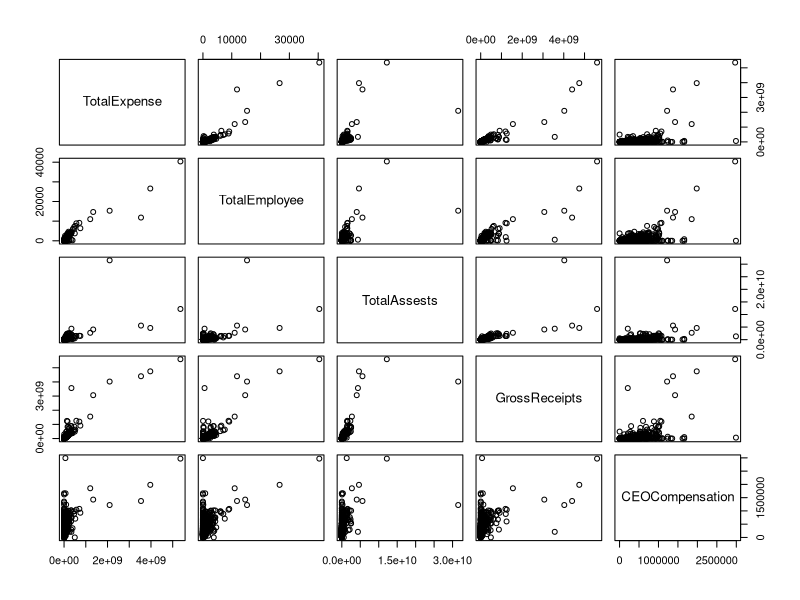
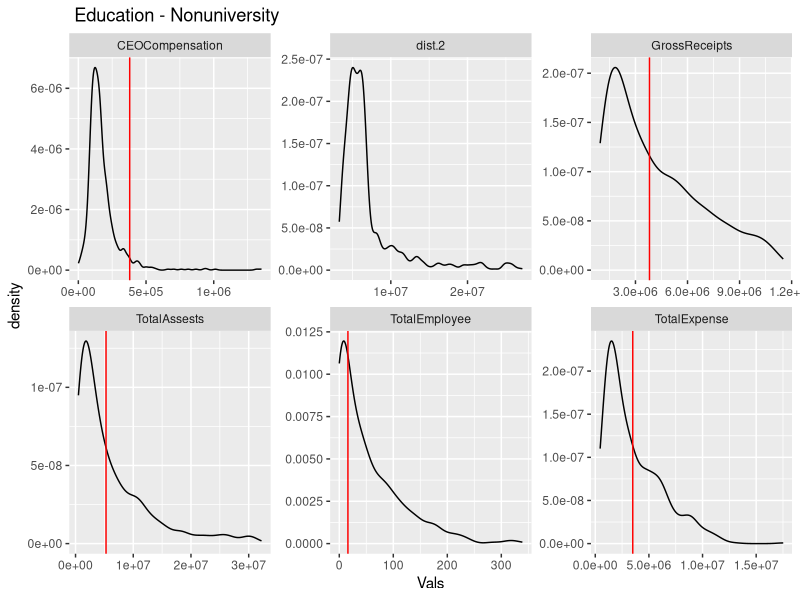
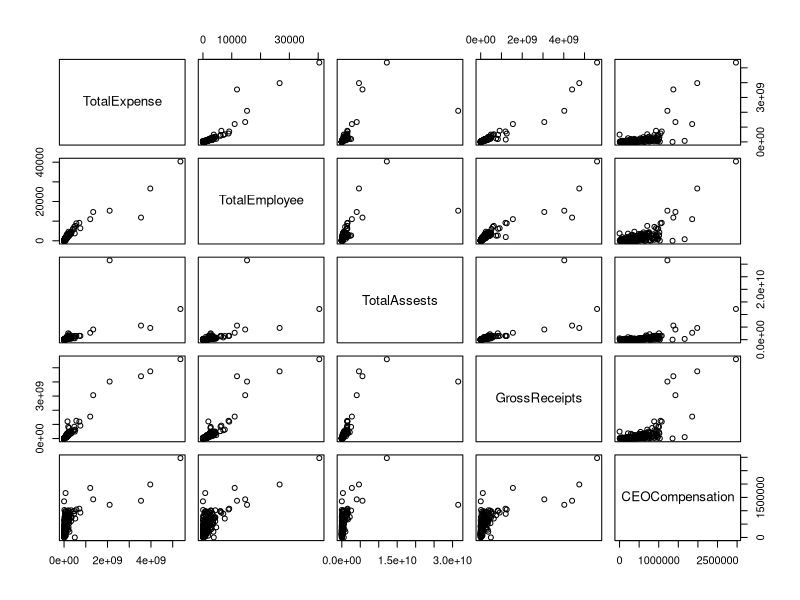
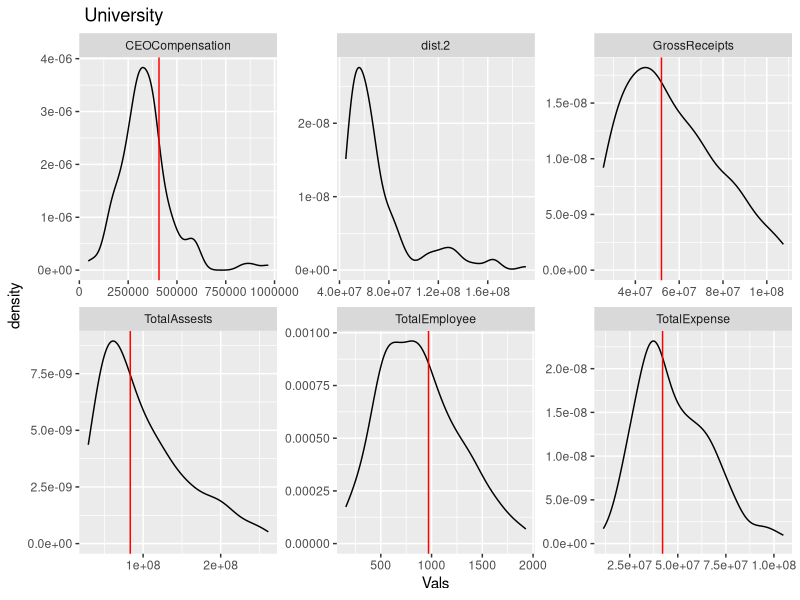
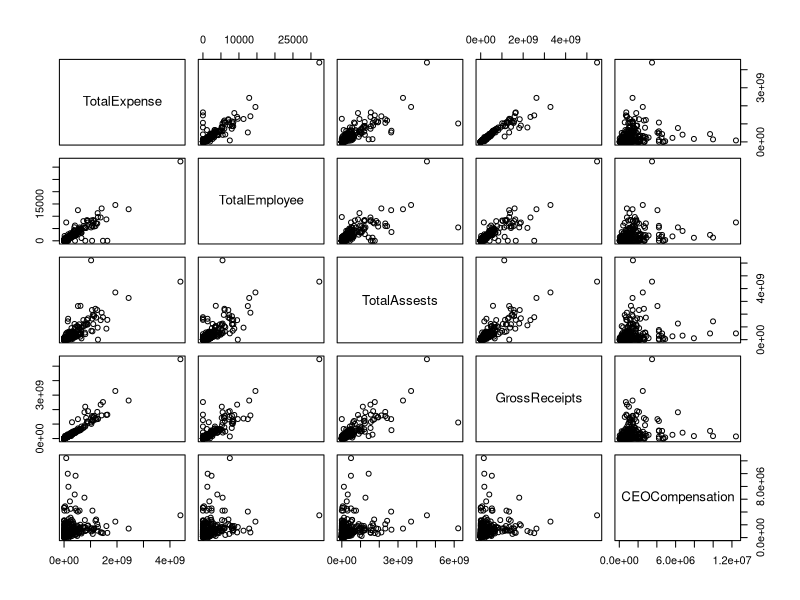
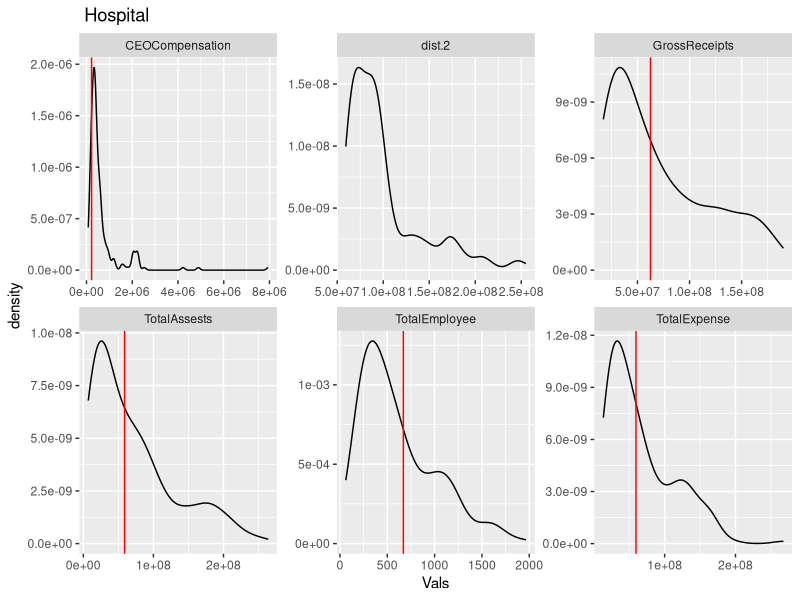
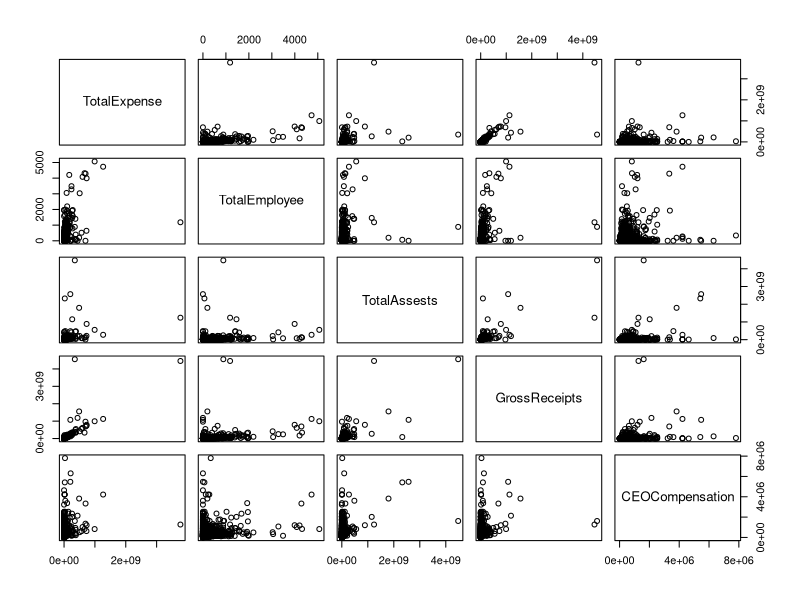
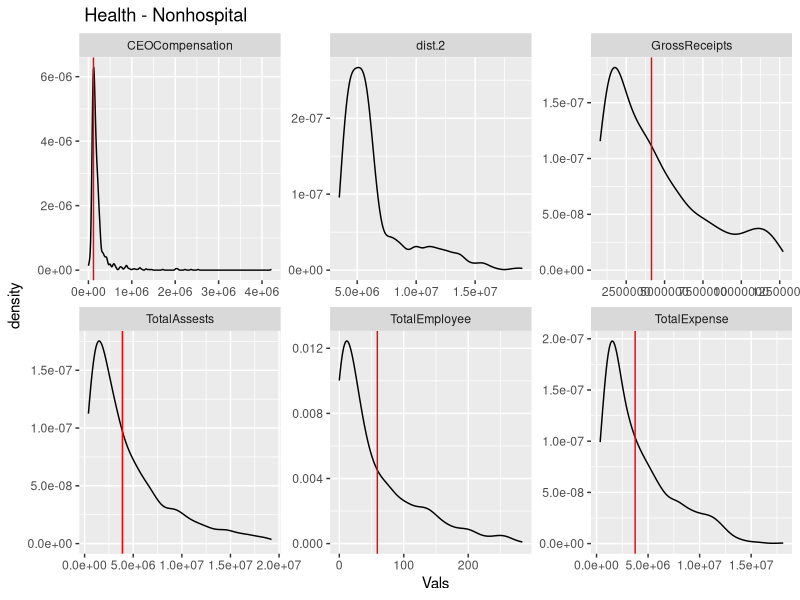

Generate these figures, in order, with R:
###########################
### Load Libraries and data
#########################
library(tidyverse)
dat.final <- read_csv("data-rodeo/dat-shinyapp.csv")




########################
### Data Summary
########################
summary(dat.final)


########################
###  Educational Org - non univ
##########################

dat.edu <- dat.final %>%
  filter(MajorGroup == 2) 

summary(dat.edu)

dat.edu.att <- dat.edu %>%
  select(TotalExpense, TotalEmployee, TotalAssests, GrossReceipts, CEOCompensation)

plot(dat.edu.att)



med.edu <- data.frame(Vals = apply(dat.edu.att,2,median),
                       Vars = c("TotalExpense", "TotalEmployee", "TotalAssests", "GrossReceipts", "CEOCompensation"))


dat.edu.att$dist.2 <- rep(0, dim(dat.edu.att)[1])
for(i in 1:(dim(dat.edu.att)[1])){
  dat.edu.att$dist.2[i] <- norm(as.matrix(abs(dat.edu.att[i, ] - med.edu[, 1])), "2")
}


row.num <- which(dat.edu.att$dist.2  == min(dat.edu.att$dist.2 ))
View(dat.edu[row.num, ])
#https://www.newarktrust.org
EIN.edu <- dat.edu$EIN[row.num]

cbind(dat.edu$EIN, dat.edu.att)  %>% 
  arrange(dist.2) %>%
  slice(1:5)


edu.org <- data.frame(Vals =  unlist(dat.edu.att[row.num, c("TotalExpense", "TotalEmployee", "TotalAssests", "GrossReceipts", "CEOCompensation")]),
                       Vars =  c("TotalExpense", "TotalEmployee", "TotalAssests", "GrossReceipts", "CEOCompensation"))


cbind(dat.edu$EIN, dat.edu.att) %>%
  filter(between(TotalExpense, quantile(TotalExpense, 0.1), quantile(TotalExpense, 0.9))) %>%
  filter(between(TotalEmployee, quantile(TotalEmployee, 0.1), quantile(TotalEmployee, 0.9))) %>%
  filter(between(TotalAssests, quantile(TotalAssests, 0.1), quantile(TotalAssests, 0.9))) %>%
  filter(between(GrossReceipts, quantile(GrossReceipts, 0.1), quantile(GrossReceipts, 0.9))) %>%
  pivot_longer(!"dat.edu$EIN", names_to = "Vars", values_to = "Vals") %>%
  ggplot(aes(x = Vals)) + 
  geom_density()+
  geom_vline(aes(xintercept = Vals), data=edu.org, col = "red") +
  facet_wrap( ~Vars, scales = "free")+
  ggtitle(" Education - Nonuniversity ")


########################
###  Univ Org 
##########################
dat.univ <- dat.final %>%
  filter(UNIV) 

summary(dat.edu)

dat.univ.att <- dat.univ %>%
  select(TotalExpense, TotalEmployee, TotalAssests, GrossReceipts, CEOCompensation)

plot(dat.univ.att)



med.univ <- data.frame(Vals = apply(dat.univ.att,2,median),
                      Vars = c("TotalExpense", "TotalEmployee", "TotalAssests", "GrossReceipts", "CEOCompensation"))


dat.univ.att$dist.2 <- rep(0, dim(dat.univ.att)[1])
for(i in 1:(dim(dat.univ.att)[1])){
  dat.univ.att$dist.2[i] <- norm(as.matrix(abs(dat.univ.att[i, ] - med.univ[, 1])), "2")
}


row.num <- which(dat.univ.att$dist.2  == min(dat.univ.att$dist.2 ))
View(dat.univ[row.num, ])
#https://www.newarktrust.org
EIN.univ <- dat.univ$EIN[row.num]

cbind(dat.univ$EIN, dat.univ.att)  %>% 
  arrange(dist.2) %>%
  slice(1:5)


univ.org <- data.frame(Vals =  unlist(dat.univ.att[row.num, c("TotalExpense", "TotalEmployee", "TotalAssests", "GrossReceipts", "CEOCompensation")]),
                      Vars =  c("TotalExpense", "TotalEmployee", "TotalAssests", "GrossReceipts", "CEOCompensation"))



cbind(dat.univ$EIN, dat.univ.att) %>%
  filter(between(TotalExpense, quantile(TotalExpense, 0.1), quantile(TotalExpense, 0.9))) %>%
  filter(between(TotalEmployee, quantile(TotalEmployee, 0.1), quantile(TotalEmployee, 0.9))) %>%
  filter(between(TotalAssests, quantile(TotalAssests, 0.1), quantile(TotalAssests, 0.9))) %>%
  filter(between(GrossReceipts, quantile(GrossReceipts, 0.1), quantile(GrossReceipts, 0.9))) %>%
  pivot_longer(!"dat.univ$EIN", names_to = "Vars", values_to = "Vals") %>%
  ggplot(aes(x = Vals)) + 
  geom_density()+
  geom_vline(aes(xintercept = Vals), data=univ.org, col = "red") +
  facet_wrap( ~Vars, scales = "free")+
  ggtitle(" University ")


##########################
### Hospital
############################
dat.hosp <- dat.final %>%
  filter(HOSP) 

summary(dat.hosp)

dat.hosp.att <- dat.hosp %>%
  select(TotalExpense, TotalEmployee, TotalAssests, GrossReceipts, CEOCompensation)

plot(dat.hosp.att)



med.hosp <- data.frame(Vals = apply(dat.hosp.att,2,median),
                       Vars = c("TotalExpense", "TotalEmployee", "TotalAssests", "GrossReceipts", "CEOCompensation"))


dat.hosp.att$dist.2 <- rep(0, dim(dat.hosp.att)[1])
for(i in 1:(dim(dat.hosp.att)[1])){
  dat.hosp.att$dist.2[i] <- norm(as.matrix(abs(dat.hosp.att[i, ] - med.hosp[, 1])), "2")
}


row.num <- which(dat.hosp.att$dist.2  == min(dat.hosp.att$dist.2 ))
View(dat.hosp[row.num, ])
#https://www.newarktrust.org
EIN.hosp <- dat.hosp$EIN[row.num]

cbind(dat.hosp$EIN, dat.hosp.att)  %>% 
  arrange(dist.2) %>%
  slice(1:5)


hosp.org <- data.frame(Vals =  unlist(dat.hosp.att[row.num, c("TotalExpense", "TotalEmployee", "TotalAssests", "GrossReceipts", "CEOCompensation")]),
                       Vars =  c("TotalExpense", "TotalEmployee", "TotalAssests", "GrossReceipts", "CEOCompensation"))



cbind(dat.hosp$EIN, dat.hosp.att) %>%
  filter(between(TotalExpense, quantile(TotalExpense, 0.1), quantile(TotalExpense, 0.9))) %>%
  filter(between(TotalEmployee, quantile(TotalEmployee, 0.1), quantile(TotalEmployee, 0.9))) %>%
  filter(between(TotalAssests, quantile(TotalAssests, 0.1), quantile(TotalAssests, 0.9))) %>%
  filter(between(GrossReceipts, quantile(GrossReceipts, 0.1), quantile(GrossReceipts, 0.9))) %>%
  pivot_longer(!"dat.hosp$EIN", names_to = "Vars", values_to = "Vals") %>%
  ggplot(aes(x = Vals)) + 
  geom_density()+
  geom_vline(aes(xintercept = Vals), data=hosp.org, col = "red") +
  facet_wrap( ~Vars, scales = "free") +
  ggtitle(" Hospital ")


#########################
### Health clinic - non hospital
# this is just the "most average" clinic, not the "most average" large clinic, but can easily be changed
############################
dat.health <- dat.final %>%
  filter(MajorGroup == 4 & !HOSP) 

summary(dat.health)

dat.health.att <- dat.health %>%
  select(TotalExpense, TotalEmployee, TotalAssests, GrossReceipts, CEOCompensation)

plot(dat.health.att)



med.health <- data.frame(Vals = apply(dat.health.att,2,median),
                       Vars = c("TotalExpense", "TotalEmployee", "TotalAssests", "GrossReceipts", "CEOCompensation"))


dat.health.att$dist.2 <- rep(0, dim(dat.health.att)[1])
for(i in 1:(dim(dat.health.att)[1])){
  dat.health.att$dist.2[i] <- norm(as.matrix(abs(dat.health.att[i, ] - med.health[, 1])), "2")
}


row.num <- which(dat.health.att$dist.2  == min(dat.health.att$dist.2 ))
View(dat.health[row.num, ])
#https://www.newarktrust.org
EIN.health <- dat.health$EIN[row.num]

cbind(dat.health$EIN, dat.health.att)  %>% 
  arrange(dist.2) %>%
  slice(1:5)


health.org <- data.frame(Vals =  unlist(dat.health.att[row.num, c("TotalExpense", "TotalEmployee", "TotalAssests", "GrossReceipts", "CEOCompensation")]),
                       Vars =  c("TotalExpense", "TotalEmployee", "TotalAssests", "GrossReceipts", "CEOCompensation"))



cbind(dat.health$EIN, dat.health.att) %>%
  filter(between(TotalExpense, quantile(TotalExpense, 0.1), quantile(TotalExpense, 0.9))) %>%
  filter(between(TotalEmployee, quantile(TotalEmployee, 0.1), quantile(TotalEmployee, 0.9))) %>%
  filter(between(TotalAssests, quantile(TotalAssests, 0.1), quantile(TotalAssests, 0.9))) %>%
  filter(between(GrossReceipts, quantile(GrossReceipts, 0.1), quantile(GrossReceipts, 0.9))) %>%
  pivot_longer(!"dat.health$EIN", names_to = "Vars", values_to = "Vals") %>%
  ggplot(aes(x = Vals)) + 
  geom_density()+
  geom_vline(aes(xintercept = Vals), data=health.org, col = "red") +
  facet_wrap( ~Vars, scales = "free") +
  ggtitle(" Health - Nonhospital ")


#########################
### Arts Administrator 
############################
dat.arts <- dat.final %>%
  filter(MajorGroup == 1) 

summary(dat.arts)

dat.arts.att <- dat.arts %>%
  select(TotalExpense, TotalEmployee, TotalAssests, GrossReceipts, CEOCompensation)

plot(dat.arts.att)



med.arts <- data.frame(Vals = apply(dat.arts.att,2,median),
                       Vars = c("TotalExpense", "TotalEmployee", "TotalAssests", "GrossReceipts", "CEOCompensation"))


dat.arts.att$dist.2 <- rep(0, dim(dat.arts.att)[1])
for(i in 1:(dim(dat.arts.att)[1])){
  dat.arts.att$dist.2[i] <- norm(as.matrix(abs(dat.arts.att[i, ] - med.arts[, 1])), "2")
}


row.num <- which(dat.arts.att$dist.2  == min(dat.arts.att$dist.2 ))
View(dat.arts[row.num, ])
#https://www.newarktrust.org
EIN.arts <- dat.arts$EIN[row.num]

cbind(dat.arts$EIN, dat.arts.att)  %>% 
  arrange(dist.2) %>%
  slice(1:5)


arts.org <- data.frame(Vals =  unlist(dat.arts.att[row.num, c("TotalExpense", "TotalEmployee", "TotalAssests", "GrossReceipts", "CEOCompensation")]),
                       Vars =  c("TotalExpense", "TotalEmployee", "TotalAssests", "GrossReceipts", "CEOCompensation"))




cbind(dat.arts$EIN, dat.arts.att) %>%
  filter(between(TotalExpense, quantile(TotalExpense, 0.1), quantile(TotalExpense, 0.9))) %>%
  filter(between(TotalEmployee, quantile(TotalEmployee, 0.1), quantile(TotalEmployee, 0.9))) %>%
  filter(between(TotalAssests, quantile(TotalAssests, 0.1), quantile(TotalAssests, 0.9))) %>%
  filter(between(GrossReceipts, quantile(GrossReceipts, 0.1), quantile(GrossReceipts, 0.9))) %>%
  pivot_longer(!"dat.arts$EIN", names_to = "Vars", values_to = "Vals") %>%
  ggplot(aes(x = Vals)) + 
  geom_density()+
  geom_vline(aes(xintercept = Vals), data=arts.org, col = "red") +
  facet_wrap( ~Vars, scales = "free") +
  ggtitle(" Arts ")


#########################
### Specialty Orgs 03 - Professional Societies/Associations
##########################
dat.s03 <- dat.final %>%
  filter( sub('.', '', NTEE.CC) == "03" ) 

summary(dat.s03)

dat.s03.att <- dat.s03 %>%
  select(TotalExpense, TotalEmployee, TotalAssests, GrossReceipts, CEOCompensation)

plot(dat.s03.att)



med.s03 <- data.frame(Vals = apply(dat.s03.att,2,median),
                       Vars = c("TotalExpense", "TotalEmployee", "TotalAssests", "GrossReceipts", "CEOCompensation"))


dat.s03.att$dist.2 <- rep(0, dim(dat.s03.att)[1])
for(i in 1:(dim(dat.s03.att)[1])){
  dat.s03.att$dist.2[i] <- norm(as.matrix(abs(dat.s03.att[i, ] - med.s03[, 1])), "2")
}


row.num <- which(dat.s03.att$dist.2  == min(dat.s03.att$dist.2 ))
View(dat.s03[row.num, ])
#https://www.newarktrust.org
EIN.s03 <- dat.s03$EIN[row.num]

cbind(dat.s03$EIN, dat.s03.att)  %>% 
  arrange(dist.2) %>%
  slice(1:5)


s03.org <- data.frame(Vals =  unlist(dat.s03.att[row.num, c("TotalExpense", "TotalEmployee", "TotalAssests", "GrossReceipts", "CEOCompensation")]),
                       Vars =  c("TotalExpense", "TotalEmployee", "TotalAssests", "GrossReceipts", "CEOCompensation"))




cbind(dat.s03$EIN, dat.s03.att) %>%
  filter(between(TotalExpense, quantile(TotalExpense, 0.1), quantile(TotalExpense, 0.9))) %>%
  filter(between(TotalEmployee, quantile(TotalEmployee, 0.1), quantile(TotalEmployee, 0.9))) %>%
  filter(between(TotalAssests, quantile(TotalAssests, 0.1), quantile(TotalAssests, 0.9))) %>%
  filter(between(GrossReceipts, quantile(GrossReceipts, 0.1), quantile(GrossReceipts, 0.9))) %>%
  pivot_longer(!"dat.s03$EIN", names_to = "Vars", values_to = "Vals") %>%
  ggplot(aes(x = Vals)) + 
  geom_density()+
  geom_vline(aes(xintercept = Vals), data=s03.org, col = "red") +
  facet_wrap( ~Vars, scales = "free") +
  ggtitle(" Specality 03 ")


#########################
### Specialty Orgs 05 - Professional Societies/Associations
##########################
dat.s05 <- dat.final %>%
  filter( sub('.', '', NTEE.CC) == "05" ) 

summary(dat.s05)

dat.s05.att <- dat.s05 %>%
  select(TotalExpense, TotalEmployee, TotalAssests, GrossReceipts, CEOCompensation)

plot(dat.s05.att)



med.s05 <- data.frame(Vals = apply(dat.s05.att,2,median),
                      Vars = c("TotalExpense", "TotalEmployee", "TotalAssests", "GrossReceipts", "CEOCompensation"))


dat.s05.att$dist.2 <- rep(0, dim(dat.s05.att)[1])
for(i in 1:(dim(dat.s05.att)[1])){
  dat.s05.att$dist.2[i] <- norm(as.matrix(abs(dat.s05.att[i, ] - med.s05[, 1])), "2")
}


row.num <- which(dat.s05.att$dist.2  == min(dat.s05.att$dist.2 ))
View(dat.s05[row.num, ])
#https://www.newarktrust.org
EIN.s05 <- dat.s05$EIN[row.num]

cbind(dat.s05$EIN, dat.s05.att)  %>% 
  arrange(dist.2) %>%
  slice(1:5)


s05.org <- data.frame(Vals =  unlist(dat.s05.att[row.num, c("TotalExpense", "TotalEmployee", "TotalAssests", "GrossReceipts", "CEOCompensation")]),
                      Vars =  c("TotalExpense", "TotalEmployee", "TotalAssests", "GrossReceipts", "CEOCompensation"))




cbind(dat.s05$EIN, dat.s05.att) %>%
  filter(between(TotalExpense, quantile(TotalExpense, 0.1), quantile(TotalExpense, 0.9))) %>%
  filter(between(TotalEmployee, quantile(TotalEmployee, 0.1), quantile(TotalEmployee, 0.9))) %>%
  filter(between(TotalAssests, quantile(TotalAssests, 0.1), quantile(TotalAssests, 0.9))) %>%
  filter(between(GrossReceipts, quantile(GrossReceipts, 0.1), quantile(GrossReceipts, 0.9))) %>%
  pivot_longer(!"dat.s05$EIN", names_to = "Vars", values_to = "Vals") %>%
  ggplot(aes(x = Vals)) + 
  geom_density()+
  geom_vline(aes(xintercept = Vals), data=s05.org, col = "red") +
  facet_wrap( ~Vars, scales = "free") +
  ggtitle(" Specality 05 ")
